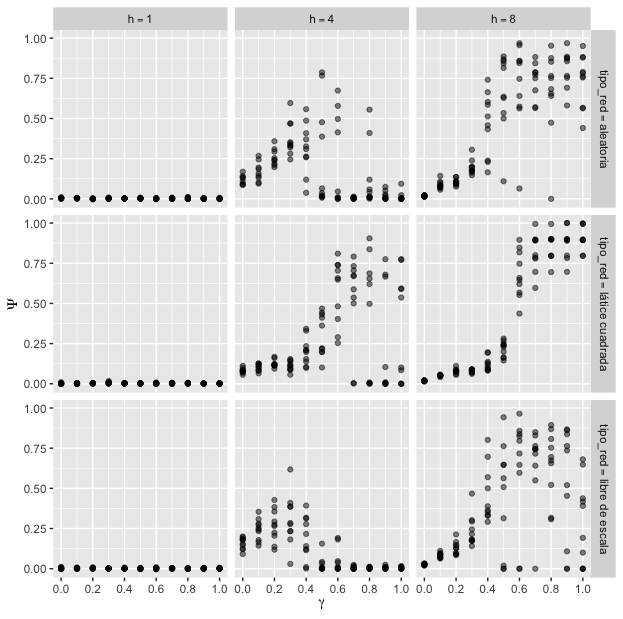

Recreate this plot in R.
## install.packages("tidyverse")
## install.packages("janitor")

library(tidyverse)
library(janitor)

data <- read_csv("polarizacion_extension_redes experiment_gamma_homofilia-table.csv",
         skip = 6) |> 
  janitor::clean_names()

data |>
  filter(step == max(data$step)) |>
  ggplot(aes(x = gamma, y = psi)) + 
  geom_point(alpha = 0.5) +
  facet_grid( tipo_red ~ h, labeller = label_bquote( col = h == .(h), row = tipo_red == .(tipo_red))) +
  labs(x = expression(gamma), y = expression(Psi)) +
  scale_x_continuous(breaks = seq(0,1, by=0.2))

       
